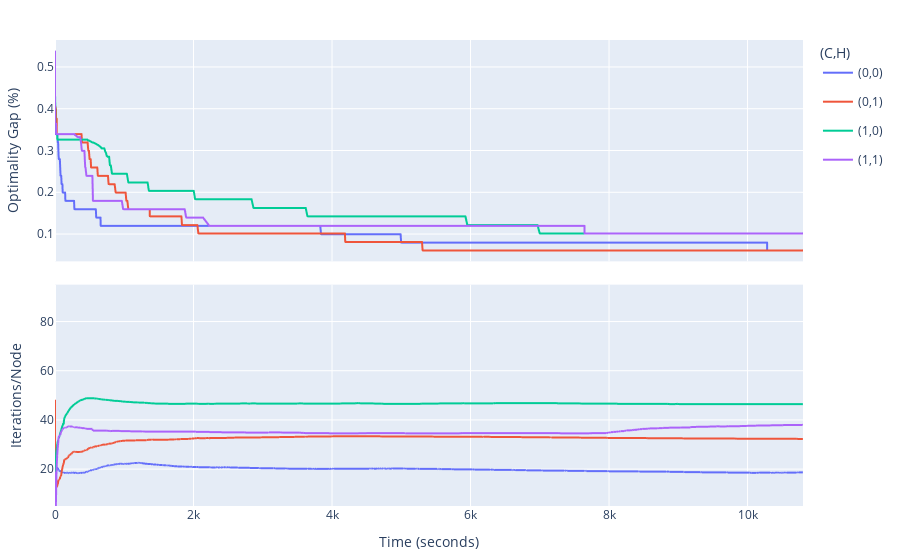

The notebook cell this image was saved under:
### Code cell
Filter = Progress[Progress['LogFilePath'].str.contains('SU') & Progress['LogFilePath'].str.contains('-20')]

fig1 = px.line(Filter, x="Time", y="Gap", color="(C,H)")
fig2 = px.line(Filter, x="Time", y="ItPerNode", color="(C,H)")



fig = sp.make_subplots(rows=2, cols=1, shared_xaxes=True, vertical_spacing=0.05)



for trace in range(len(fig1["data"])):
    fig.append_trace(fig1["data"][trace], row=1, col=1)
for trace in range(len(fig2["data"])):
    fig2["data"][trace]['showlegend'] = False
    fig.append_trace(fig2["data"][trace], row=2, col=1)
fig['layout']['legend']['title']['text'] = fig1['layout']['legend']['title']['text']
#fig['layout']['xaxis2']['title']['text'] = fig1['layout']['xaxis']['title']['text']
#fig['layout']['yaxis1']['title']['text'] = fig1['layout']['yaxis']['title']['text']
#fig['layout']['yaxis2']['title']['text'] = fig2['layout']['yaxis']['title']['text']
fig['layout']['xaxis2']['title']['text'] = 'Time (seconds)'
fig['layout']['yaxis1']['title']['text'] = 'Optimality Gap (%)'
fig['layout']['yaxis2']['title']['text'] = 'Iterations/Node'

fig['layout'].update(margin=dict(l=20,r=20,b=20,t=40))
fig.update_layout(yaxis2 = dict(range=[5, 95]))

fig

### Figure 1 — Plotly figure (JSON) as saved in the notebook; plotly's stock layout.template omitted (floating-point values rounded to 4 significant figures; data arrays with more than 128 entries replaced by an {"elided": "..."} marker saying what was removed)
{"data": [{"hovertemplate": "(C,H)=(0,0)<br>Time=%{x}<br>Gap=%{y}<extra></extra>", "legendgroup": "(0,0)", "line": {"color": "#636efa", "dash": "solid"}, "marker": {"symbol": "circle"}, "mode": "lines", "name": "(0,0)", "showlegend": true, "type": "scattergl", "x": {"elided": "1758 float values"}, "xaxis": "x", "y": {"elided": "1758 float values"}, "yaxis": "y"}, {"hovertemplate": "(C,H)=(0,1)<br>Time=%{x}<br>Gap=%{y}<extra></extra>", "legendgroup": "(0,1)", "line": {"color": "#EF553B", "dash": "solid"}, "marker": {"symbol": "circle"}, "mode": "lines", "name": "(0,1)", "showlegend": true, "type": "scattergl", "x": {"elided": "1262 float values"}, "xaxis": "x", "y": {"elided": "1262 float values"}, "yaxis": "y"}, {"hovertemplate": "(C,H)=(1,0)<br>Time=%{x}<br>Gap=%{y}<extra></extra>", "legendgroup": "(1,0)", "line": {"color": "#00cc96", "dash": "solid"}, "marker": {"symbol": "circle"}, "mode": "lines", "name": "(1,0)", "showlegend": true, "type": "scattergl", "x": {"elided": "542 float values"}, "xaxis": "x", "y": {"elided": "542 float values"}, "yaxis": "y"}, {"hovertemplate": "(C,H)=(1,1)<br>Time=%{x}<br>Gap=%{y}<extra></extra>", "legendgroup": "(1,1)", "line": {"color": "#ab63fa", "dash": "solid"}, "marker": {"symbol": "circle"}, "mode": "lines", "name": "(1,1)", "showlegend": true, "type": "scattergl", "x": {"elided": "420 float values"}, "xaxis": "x", "y": {"elided": "420 float values"}, "yaxis": "y"}, {"hovertemplate": "(C,H)=(0,0)<br>Time=%{x}<br>ItPerNode=%{y}<extra></extra>", "legendgroup": "(0,0)", "line": {"color": "#636efa", "dash": "solid"}, "marker": {"symbol": "circle"}, "mode": "lines", "name": "(0,0)", "showlegend": false, "type": "scattergl", "x": {"elided": "1758 float values"}, "xaxis": "x2", "y": {"elided": "1758 float values"}, "yaxis": "y2"}, {"hovertemplate": "(C,H)=(0,1)<br>Time=%{x}<br>ItPerNode=%{y}<extra></extra>", "legendgroup": "(0,1)", "line": {"color": "#EF553B", "dash": "solid"}, "marker": {"symbol": "circle"}, "mode": "lines", "name": "(0,1)", "showlegend": false, "type": "scattergl", "x": {"elided": "1262 float values"}, "xaxis": "x2", "y": {"elided": "1262 float values"}, "yaxis": "y2"}, {"hovertemplate": "(C,H)=(1,0)<br>Time=%{x}<br>ItPerNode=%{y}<extra></extra>", "legendgroup": "(1,0)", "line": {"color": "#00cc96", "dash": "solid"}, "marker": {"symbol": "circle"}, "mode": "lines", "name": "(1,0)", "showlegend": false, "type": "scattergl", "x": {"elided": "542 float values"}, "xaxis": "x2", "y": {"elided": "542 float values"}, "yaxis": "y2"}, {"hovertemplate": "(C,H)=(1,1)<br>Time=%{x}<br>ItPerNode=%{y}<extra></extra>", "legendgroup": "(1,1)", "line": {"color": "#ab63fa", "dash": "solid"}, "marker": {"symbol": "circle"}, "mode": "lines", "name": "(1,1)", "showlegend": false, "type": "scattergl", "x": {"elided": "420 float values"}, "xaxis": "x2", "y": {"elided": "420 float values"}, "yaxis": "y2"}], "layout": {"legend": {"title": {"text": "(C,H)"}}, "margin": {"b": 20, "l": 20, "r": 20, "t": 40}, "xaxis": {"anchor": "y", "domain": [0, 1], "matches": "x2", "showticklabels": false}, "xaxis2": {"anchor": "y2", "domain": [0, 1], "title": {"text": "Time (seconds)"}}, "yaxis": {"anchor": "x", "domain": [0.525, 1], "title": {"text": "Optimality Gap (%)"}}, "yaxis2": {"anchor": "x2", "domain": [0, 0.475], "range": [5, 95], "title": {"text": "Iterations/Node"}}}}
